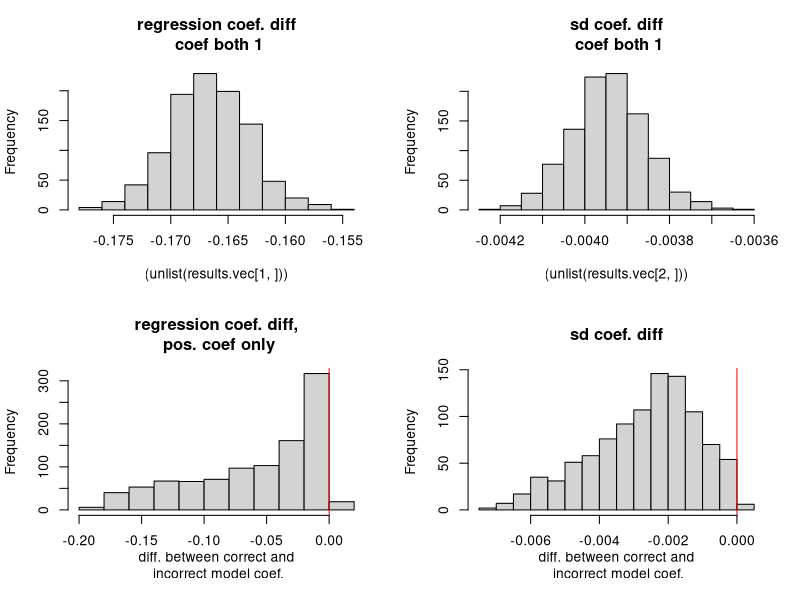
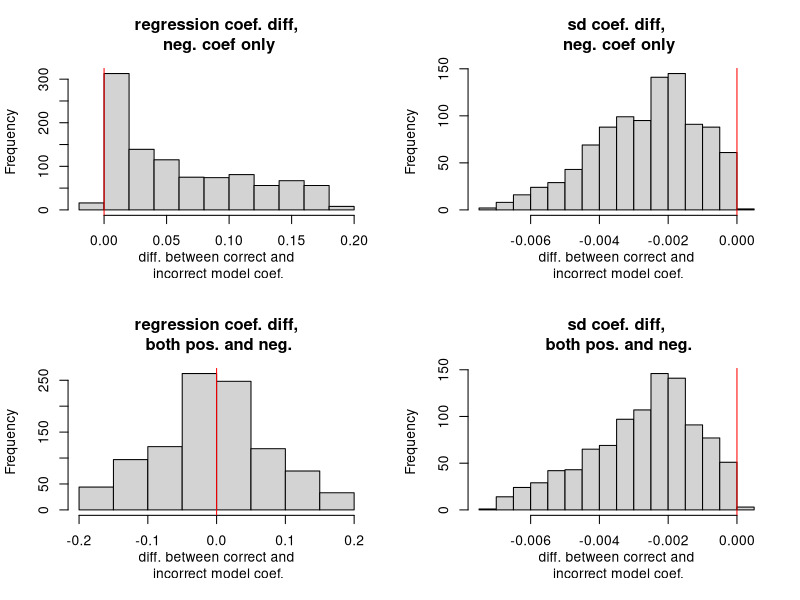

Here is the R script that generated these plots, in order:


gen.data <- function(n.obs=1000, coef1=runif(n=1, min=-1, max=1), coef2=runif(n=1, min=-1, max=1)){


    ## This graph contains 3 nodes, with a collider at x2.
    x1 <- rnorm(n.obs)
    x3 <- rnorm(n.obs)
    x2 <- rnorm(n.obs) + x1*coef1 + x3*coef2

    return(data.frame(x1, x2, x3)) 
   
}

run.regression <- function(dataset=gen.data()){

    model.correct <- lm(x1~x2, data=dataset)
    model.false <- lm(x1~x2+x3, data=dataset)

    return(list(model.correct=model.correct, model.false=model.false))
}

## calculates the  difference between the non-dsep violating regression coeff/sd and the violating one.
compare.models <- function(list.models){

    ##True model regression coefficent between x1 and x2 minus incorrect model coef. between x1 and x2.
    regress.diff <- (list.models[[1]]$coefficients[2]-list.models[[2]]$coefficients[2])

    ##True model sd coef between x1 and x2 minus incorrect model sd coef. between x1 and x2.
    sd.diff <- (summary(list.models[[1]])$coefficients[2,2]-summary(list.models[[2]])$coefficients[3,2])
    
    return(list(regress.diff=regress.diff, sd.diff=sd.diff))
}

##Coef of exactly one:

results.vec <- replicate(compare.models(run.regression(gen.data(10000, 1, 1))), n=1000)

pdf("simple_lin_results.pdf")

par(mfrow=c(2,2))

hist((unlist(results.vec[1,])), main="regression coef. diff\n coef both 1")
abline(v=0, col="red")

hist((unlist(results.vec[2,])), main="sd coef. diff\n coef both 1")
abline(v=0, col="red")




## Positive coef. only.


results.vec <- replicate(compare.models(run.regression(gen.data(10000, coef1=runif(n=1, min=0, max=1), coef2=runif(n=1, min=0, max=1)))), n=1000)


hist((unlist(results.vec[1,])), main="regression coef. diff,\n pos. coef only", xlab="diff. between correct and\n incorrect model coef.")
abline(v=0, col="red")

hist((unlist(results.vec[2,])), main="sd coef. diff", xlab="diff. between correct and\n incorrect model coef.")
abline(v=0, col="red")


## Negitive coef. only.


results.vec <- replicate(compare.models(run.regression(gen.data(10000, coef1=runif(n=1, min=-1, max=0), coef2=runif(n=1, min=-1, max=0)))), n=1000)

##par(mfrow=c(2,1))

hist((unlist(results.vec[1,])), main="regression coef. diff,\n neg. coef only", xlab="diff. between correct and\n incorrect model coef.")
abline(v=0, col="red")

hist((unlist(results.vec[2,])), main="sd coef. diff,\n neg. coef only", xlab="diff. between correct and\n incorrect model coef.")
abline(v=0, col="red")


## Both Positive and negative equally likely only.


results.vec <- replicate(compare.models(run.regression(gen.data(10000, coef1=runif(n=1, min=-1, max=1), coef2=runif(n=1, min=-1, max=1)))), n=1000)

##par(mfrow=c(2,1))

hist((unlist(results.vec[1,])), main="regression coef. diff,\n both pos. and neg.", xlab="diff. between correct and\n incorrect model coef.")
abline(v=0, col="red")

hist((unlist(results.vec[2,])), main="sd coef. diff,\n both pos. and neg.", xlab="diff. between correct and\n incorrect model coef.")
abline(v=0, col="red")

dev.off()
